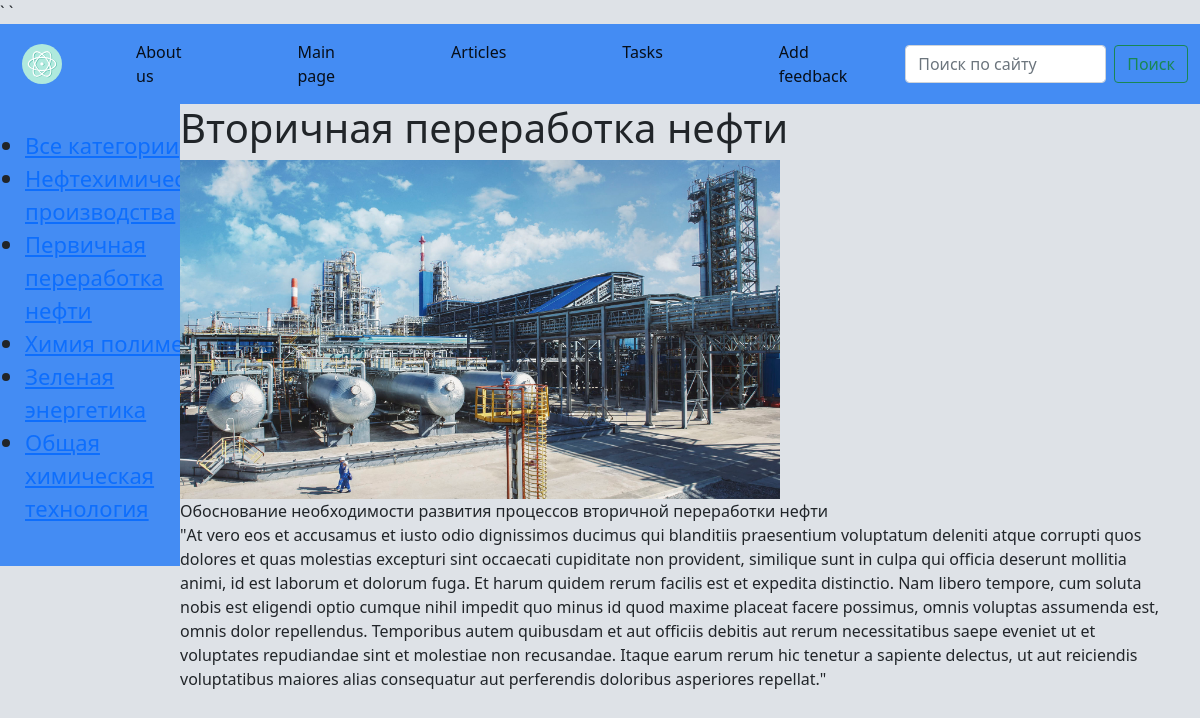
The page /post/Vtorichnaya_pererabotka_nefty/ on the database its author committed.
### basicchem/models.py (models this page shows, shortened)
class Category(models.Model):
    name = models.CharField(max_length=255, db_index=True)
    slug = models.SlugField(max_length=255, unique=True, db_index=True, verbose_name='URL')
    def get_absolute_url(self):
        return reverse('category', kwargs={'cat_slug': self.slug})

class Basicchem(models.Model):
    title = models.CharField(max_length=255)
    content = models.TextField(blank=True)
    slug = models.SlugField(max_length=255, unique=True, db_index=True, verbose_name='URL')
    photo = models.ImageField(upload_to='photos')
    time_create = models.DateTimeField(auto_now_add=True)
    time_update = models.DateTimeField(auto_now=True)
    is_published = models.BooleanField(default=True)
    cat = models.ForeignKey('Category', on_delete=models.PROTECT, null=True)
    def __str__(self):
        return self.title
    class Meta:
        ordering = ['title']

### basicchem/views.py (the view)
# urls.py: path('post/<slug:post_slug>/', ShowPost.as_view(), name='post'),
class ShowPost(DetailView):
    model = Basicchem
    template_name = 'Basicchem/post.html'
    slug_url_kwarg = 'post_slug'
    context_object_name = 'post'
    def get_context_data(self, **kwargs):
        context = super().get_context_data(**kwargs)
        context['title'] = context['post']
        context['menu'] = menu
        context['cats'] = cats
        return context

### basicchem/templates/Basicchem/post.html
{%  extends 'Basicchem/base.html' %}
{%  block content %}
<h1>{{ post.title }}</h1>
{%  if post.photo %}
  <img style="max-width: 600px; height: auto" src="{{post.photo.url}}">
{% endif %}
    {{ post.content|linebreaks  }}
{% endblock content %}

### basicchem/templates/Basicchem/base.html (shortened to what this page needs)
{% load static %}
<!DOCTYPE html>
<html lang="RU-EN">
<head>
    <link type="text/css" href="{% static 'basicchem/css/CSSbase1.css' %}" rel="stylesheet" />
	<link href="https://cdn.jsdelivr.net/npm/bootstrap@5.0.2/dist/css/bootstrap.min.css" rel="stylesheet">
</head>
<body  style="background-color: #DEE2E7;">
<div>
		<nav class="navbar navbar-expand-lg navbar-light" style="background-color: #448CF3;">
			<div class="container-fluid">
				<a class="navbar-brand" href="{% url 'home' %}"><img class = "navbarbrand" src="{% static 'basicchem/images/icon.svg' %}"> </a>
				<div class="collapse navbar-collapse" id="navbarSupportedContent">
                    {% block mainmenu %}
                    <ul class="navbar-nav me-auto mb-2 mb-lg-0">
						{% for m in menu %}
                        <li class="nav-item">
							<a class="nav-link active" aria-current="page" href="{%  url m.url_name %}">{{ m.title }}</a>
						</li>
                        {% endfor %}
					</ul>
                    {% endblock mainmenu %}
					<form class="d-flex">
						<input class="form-control me-2" type="search" placeholder="Поиск по сайту" aria-label="Search">
						<button class="btn btn-outline-success" type="submit">Поиск</button>
					</form>
				</div>
			</div>
		</nav>
<div class="wrapper">
    <nav id="sidebar">
        <ul class="list-unstyledcomponents">
{% if cat_selected == 0 %}
            <li class="selected">Все категории</li>
{% else %}
            <li><a href={%  url "home" %}>Все категории</a></li>
{% endif %}
{% for c in cats %}
        {% if cat_selected == 0 %}
            <li class="selected">{{ c.name }}</li>
        {% else %}
            <li><a href="{{ c.get_absolute_url }}">{{ c.name }}</a></li>
        {% endif %}
{% endfor %}
        </ul>
    </nav>
</div>
    <div style="margin-left: 15%; margin-right: 2%">
        {% block content %}
        {% endblock content %}
    </div>
</body>
</html>

### basicchem/static/basicchem/css/CSSbase1.css (style rules this page uses)
.wrapper { display: flex; align-items: stretch; background: #448CF3; width: 15%; float: left; }
.navbarbrand { width: 50px; height: 50px; padding-left: 10px; }
.nav-item { padding-right: 50px; padding-left: 50px; }
#sidebar { min-width: 250px; max-width: 250px; min-height: 100%; }
img { max-width: 600px; height: auto; }
.list-unstyledcomponents { padding: 25px 25px 25px 25px; font-size: 22px; }

### rows shown on the page
Category: name "Нефтехимические производства"
Category: name "Первичная переработка нефти"
Category: name "Химия полимеров"
Category: name "Зеленая энергетика"
Category: name "Общая химическая технология"
Basicchem: title "Вторичная переработка нефти", photo (picture), content "Обоснование необходимости развития процессов вторичной переработки нефти \"At vero eos et accusamus et iusto odio dignissimos ducimus qui blanditiis praesentium voluptatum deleniti atque corrupti quos dolores et quas molestias excepturi sint occaecati cupiditate non provident, similique sunt in culpa qui officia deserunt mollitia animi, id est laborum et dolorum fuga. Et harum quidem rerum facilis est et expedita distinctio. Nam libero tempore, cum soluta nobis est eligendi optio cumque nihil impedit quo minus id quod maxime placeat facere possimus, omnis voluptas assumenda est, omnis dolor repellendus. Temporibus autem quibusdam et aut officiis debitis aut rerum necessitatibus saepe eveniet…"

### other values the page prints
{{ m.title }} "About us" "Main page" "Articles" "Tasks" "Add feedback"
